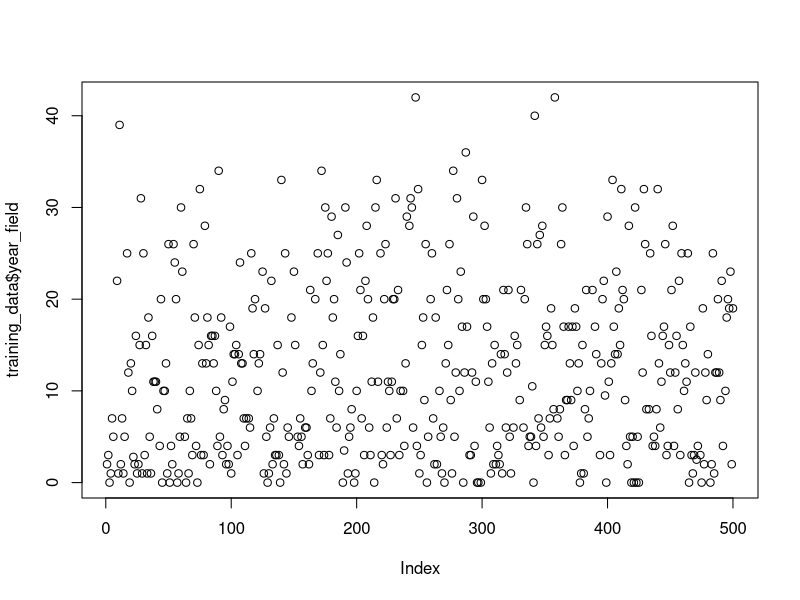
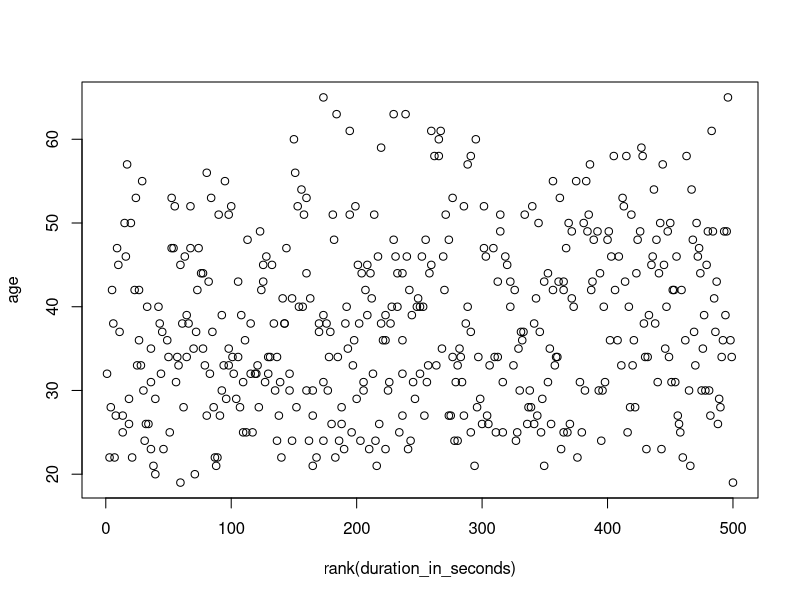
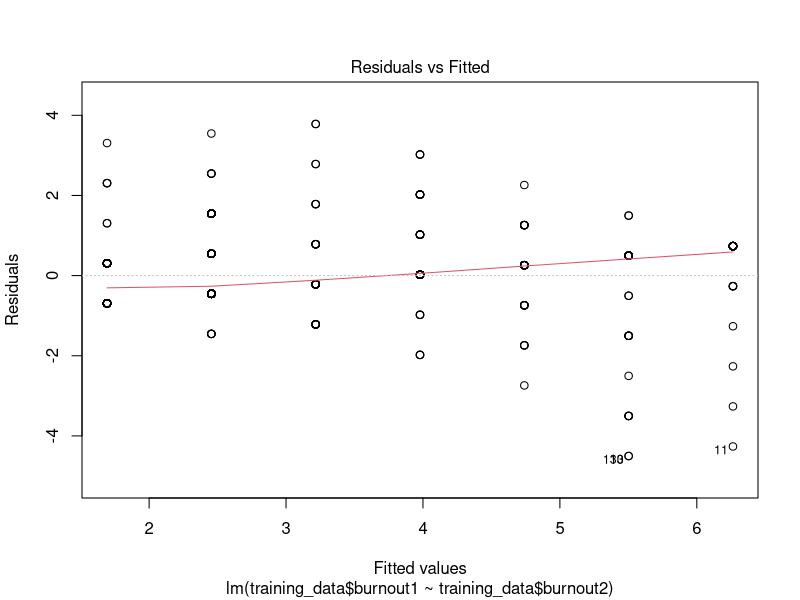
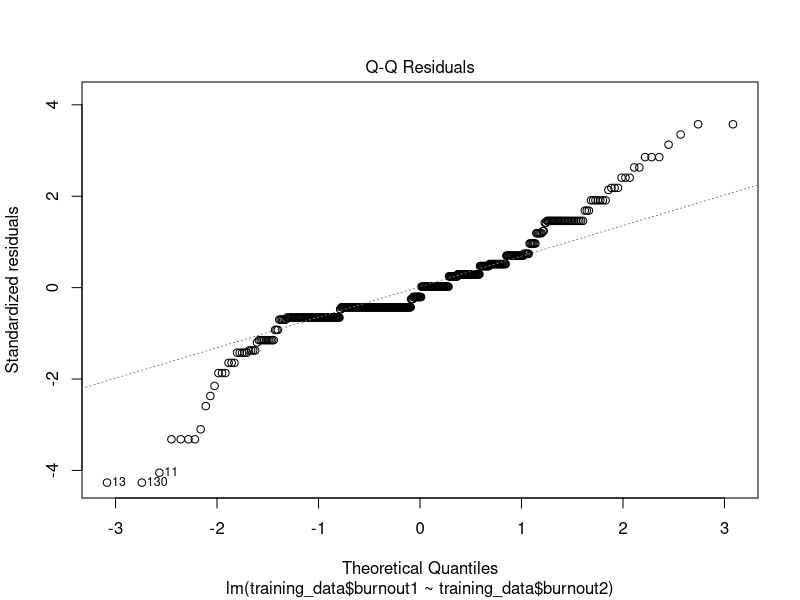
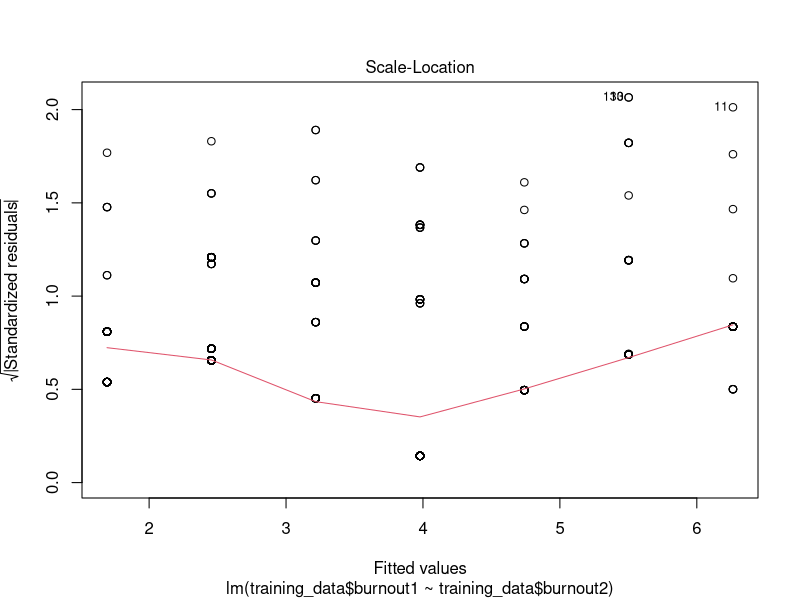
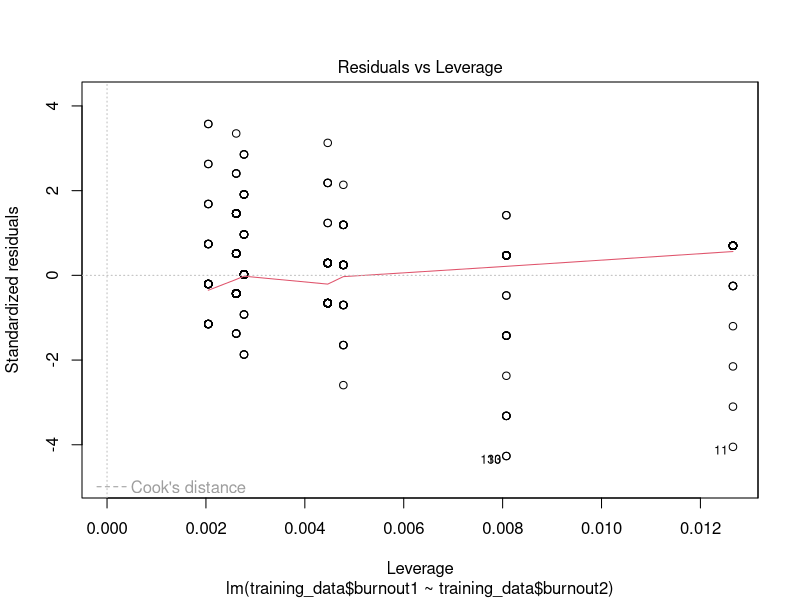
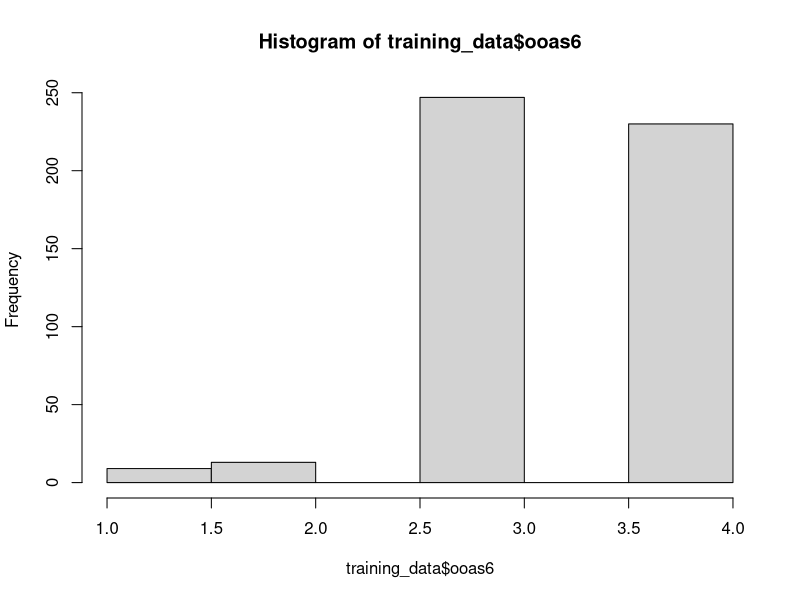
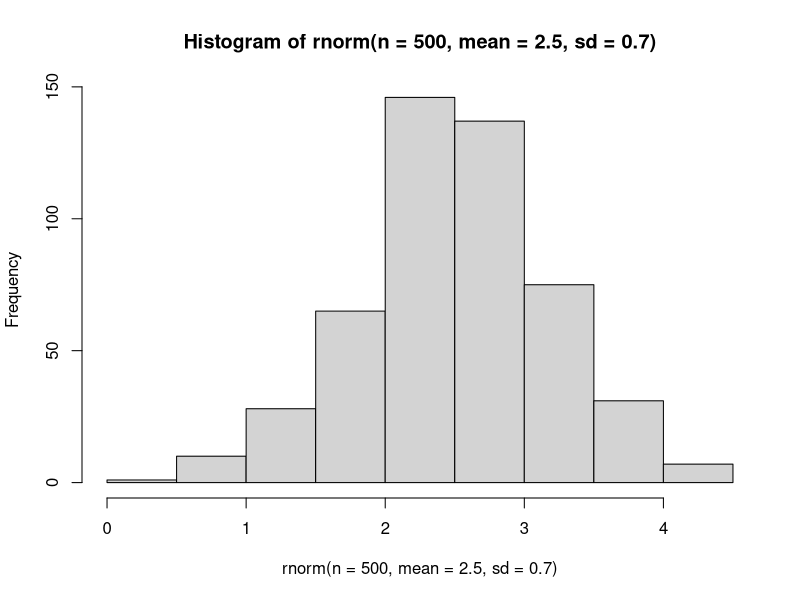

These charts were generated, in order, by the following R code:
## ---- chunk 1
# Use if you have never ran any R code using {readr} or {tidyverse}
# packages <- c("readr", "tidyverse")
# install.packages(packages)
## ---- chunk 2
library(readr)
library(tidyverse)
## ---- chunk 3
training_data <- read_csv("data/training-scales.csv")
## ---- chunk 4
training_data
## ---- chunk 5
View(training_data)
## ---- chunk 6
# Glimpse lets you do just that. You can get a broad overview of the size of the data, column names, data types, and the first few rows.
glimpse(training_data)

# Dim gives you the dimensions--numbers of rows and columns--in the data. This is especially useful when you need to check that a transformation didn't change your dataset in a way you didn't intend.
dim(training_data)
training_data <- training_data %>% mutate(leo = as_factor(leo))
# Summary is a common function you will use a lot. For a dataset/data frame, if gives you basic information about each column, based on it's type.
# Numeric - For columns of numbers, it gives you minimum, maximum, mean, and 25th and 7th quartiles.
# Data - Same as for numeric columns, but minimum corresponds to earlier (longer ago), and maximum is more recent.
# Character - Only shows that it is a character type.
# Category - For categorical/ordinal variables, each level/category is displayed and the count in that level is provided.
summary(training_data)

# Finaly, the head and tail functions give you the first/last 10 rows. You can even change the number of rows it gives you by providing an `n = ` with the number of rows you want.
head(training_data) ;tail(training_data, n = 3)
## ---- chunk 7
# Single variable Plot
# The $ is called an atomic operator. You can select a smaller piece of a larger object with it. In this case, the data `training_data` is the large object, and column `year_field` is the smaller object.
plot(training_data$year_field)

# Bivariate Scatter Plot
# Here `with` tells R which object to use, then you only supply plot with the columns of interest. 
#`rank` transforms the `duration_in_seconds` column into a rank ordered variable.
with(training_data, 
     plot(rank(duration_in_seconds), age)
     )
# `lm` performs and OLS linear regression, and `plot` produces summary plots.
plot(
  lm(training_data$burnout1 ~ training_data$burnout2)
  )
## ---- chunk 8
# This is an unattractive histogram of one of the variables from our dataset. 
hist(training_data$ooas6)

# This will generate a histogram of a random normal distribution.
hist(
  # `rnorm` produces n random draws that requires two moments: mean and standard deviation. 
  rnorm(
    # The number of draws
    n = 500,
    # The mean, or average, which is where a normal distribution is centred.
    mean = 2.5, 
    # The standard deviation, or spread of a distribution. We'll talk about it more shortly.
    sd = .7)
)

## ---- chunk 9
training_data %>% 
  summarise(duration_mean = mean(duration_in_seconds),
            duration_sd = sd(duration_in_seconds),
            burnout1_mean = mean(burnout1),
            burnout1_sd = sd(burnout1))

## ---- chunk 10
training_data %>% 
  summarise(duration_mean = mean(duration_in_seconds),
            duration_sd = sd(duration_in_seconds),
            burnout1_mean = mean(burnout1, na.rm = TRUE),
            burnout1_sd = sd(burnout1, na.rm = TRUE))
## ---- chunk 11
training_data %>% 
  group_by(leo) %>% 
  summarise(duration_mean = mean(duration_in_seconds),
            duration_sd = sd(duration_in_seconds),
            burnout1_mean = mean(burnout1, na.rm = TRUE),
            burnout1_sd = sd(burnout1, na.rm = TRUE))
## ---- chunk 12
x <- seq(1:10)
x

median(x)

quantile(x)

7.75-3.25
IQR(x)

## ---- chunk 13
training_data %>% 
  pivot_longer(burnout1:burnout9) %>% 
  
  group_by(name) %>% 
  summarize(mean = mean(value, na.rm = TRUE),
            sd = sd(value, na.rm = TRUE),
            med = median(value, na.rm = TRUE),
            IQR = IQR(value, na.rm = TRUE))
## ---- chunk 14
# Using rowSums with `cbind`.
with(training_data,
     rowSums(cbind(burnout1, burnout2, burnout3,
                   burnout4, burnout5, burnout6,
                   burnout7, burnout8, burnout9), na.rm = TRUE)
)

# Adding them together
with(training_data,
     burnout1+burnout2+burnout3+burnout4+burnout5+burnout6+burnout7+burnout8+burnout9
)

# `cbind` produces a dataframe/array
with(training_data,
     cbind(burnout1, burnout2, burnout3,
                   burnout4, burnout5, burnout6,
                   burnout7, burnout8, burnout9)
     )

# Creating a burnout object
burnout <- training_data %>% 
  select(burnout1:burnout9)

# Adding sum scores to our burnout object
burnout <- training_data %>% 
  mutate(sum = rowSums(cbind(burnout1, burnout2, burnout3,
                              burnout4, burnout5, burnout6,
                              burnout7, burnout8, burnout9), na.rm = TRUE))

# Plotting our burnout sum scores.
plot(burnout$sum)
hist(burnout$sum)

## ---- chunk 15
sum(complete.cases(training_data))

sum(is.na(training_data))

sum(!is.na(training_data))

missing_pct <- function(data){
  # The total count of missing data
  sum(is.na(data))/
    # count of all data (missing + non-missing)
    (sum(is.na(data)+!is.na(data)))
}

missing_pct(training_data)
## ---- chunk 16
# Data always comes first. The symbol here is the pipe. We'll talk about it later in more depth.
training_data %>% 
  # For every plot, you have to have a canvas. the `ggplot` function is your canvas.
  ggplot() +
  # Now we tell R that we what points on top of our canvas.
  geom_point(
    # aes stands for "Aesthetic"; what do we want our points made of?
    aes(
      # Here we assign variables to each axis.
      x = age, 
      y = year_field))
## ---- chunk 17
training_data %>% 
  ggplot() +
  # Here we've added the color argument inside the `aes` function.
  geom_point(aes(x = age, y = year_field, color = factor(leo)))
## ---- chunk 18
training_data %>% 
  ggplot() +
  geom_point(aes(x = age, y = year_field, color = factor(leo))) +
  # `facet_wrap` is useful to separate single plots into multiple facets.
  facet_wrap(~ leo)
## ---- chunk 19
training_data %>% 
  ggplot() +
  # Because bar charts display counts, only a single variable is required.
  geom_bar(aes(x = gend))
## ---- chunk 20
training_data %>% 
  ggplot() +
  geom_bar(aes(x = gend)) +
  # Now we add the same line of code as above.
  facet_wrap(~ leo)
## ---- chunk 21
training_data %>% 
  ggplot() +
  geom_bar(aes(x = gend, fill = gend)) +
  facet_wrap(~ leo) +
  coord_flip()
## ---- chunk 22
training_data %>% 
  ggplot() +
  # Here I've gone ahead and added color to make it more interesting.
  geom_boxplot(aes(x = ethnicity, y = age, fill = ethnicity))
## ---- chunk 23
training_data %>% 
  ggplot() +
  geom_violin(aes(x = ethnicity, y = age, fill = ethnicity))
## ---- chunk 24
training_data %>% 
  ggplot() +
  geom_violin(aes(x = ethnicity, y = age, fill = ethnicity)) +
  geom_boxplot(aes(x = ethnicity, y = age), width = .3)
## ---- chunk 25
training_data %>% 
  ggplot(aes(x = ethnicity, y = age)) +
  geom_violin(aes(fill = ethnicity)) +
  geom_boxplot(width = .3)
## ---- chunk 26
# Wrangle data
training_data %>% 
  filter(!is.na(ethnicity)) %>% 
  mutate(long = case_when(
    duration_in_seconds <= 900 ~ "Less than 15 Minutes",
    duration_in_seconds > 900 ~ "Greater than 15 Minutes"
  )) %>% 
  
  # Plot data
  ggplot(aes(x = ethnicity, y = age)) +
  geom_violin(aes(fill = ethnicity)) +
  geom_jitter(alpha = .3) +
  geom_boxplot(width = .3) +
  cowplot::theme_cowplot() + 
  ggtitle("Distribution of Age by Ethnicity",
          subtitle = "Faceted by how long it took for participants to complete the survey.") +
  labs(x = "Participants' Reported Ethnicity",
       y = "Participants' Age in Years",
       caption = "This graph uses jitter to spread age data out for interpretability of data points.") +
  theme(legend.position = "none") + 
  facet_wrap(~ long,
             strip.position = 'bottom',
             scales = "free"
             )
  
  
## ---- chunk 27
sessionInfo()
